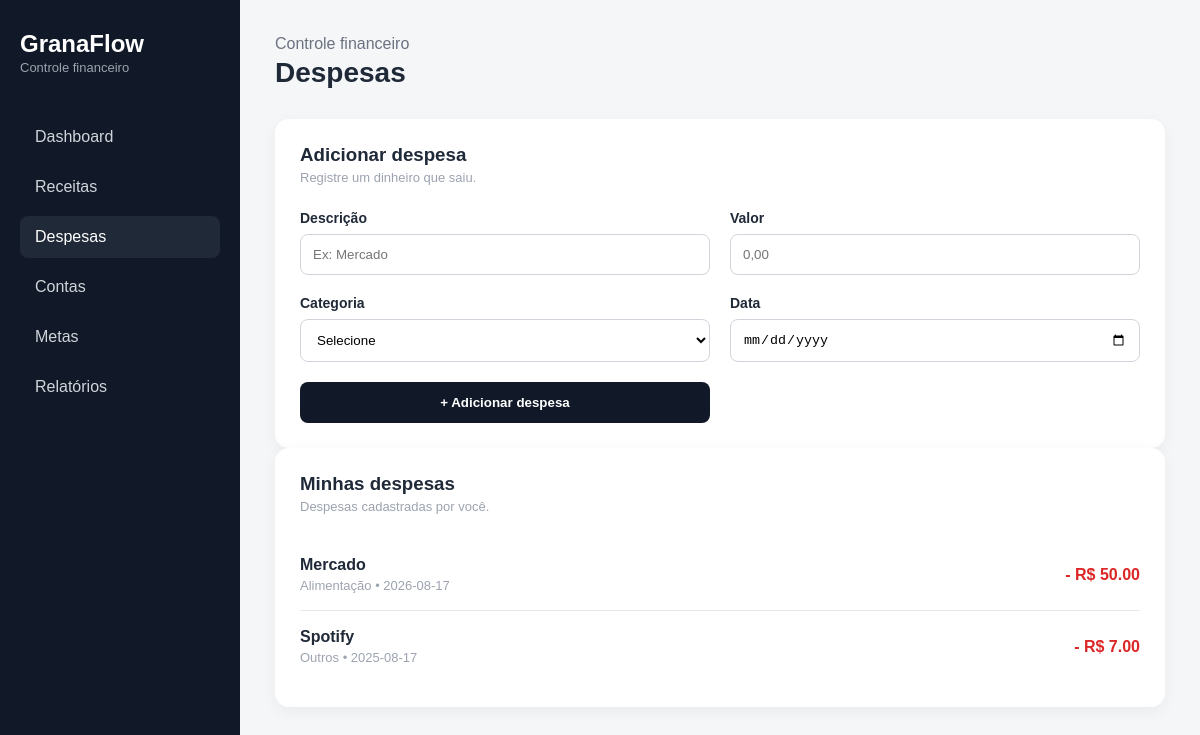
The page /despesas (signed in) on the database its author committed.
### tables this page shows
CREATE TABLE despesas (
    id INTEGER PRIMARY KEY AUTOINCREMENT,
    usuario_id INTEGER NOT NULL,
    descricao TEXT NOT NULL,
    valor REAL NOT NULL,
    categoria TEXT NOT NULL,
    data DATE NOT NULL,
    data_cadastro DATETIME DEFAULT CURRENT_TIMESTAMP,

    FOREIGN KEY (usuario_id) REFERENCES usuarios(id)
);

### app.py (the view, shortened to what this page needs)
@app.route("/despesas", methods=["GET", "POST"])
def despesas():
    if "usuario_id" not in session:
        return redirect(url_for("login"))
    usuario_id = session["usuario_id"]
    conexao = criar_conexao()
    cursor = conexao.cursor()
    despesas_usuario = cursor.execute(
        """
        SELECT *
        FROM despesas
        WHERE usuario_id = ?
        ORDER BY data DESC, id DESC
        """,
        (usuario_id,)
    ).fetchall()
    conexao.close()
    return render_template(
        "despesas.html",
        despesas=despesas_usuario
    )

### database/conexao.py (called while the page is built)
def criar_conexao():
    conexao = sqlite3.connect("granaflow.db")
    conexao.row_factory = sqlite3.Row
    return conexao

### templates/despesas.html (shortened to what this page needs)
<!DOCTYPE html>
<html lang="pt-BR">
<head>
    <link
        rel="stylesheet"
        href="{{ url_for('static', filename='css/dashboard.css') }}"
    >
</head>
<body>
<div class="app">
    <aside class="sidebar">
        <div>
            <div class="logo">
                <h2>GranaFlow</h2>
                <span>Controle financeiro</span>
            </div>
            <nav>
                <a href="{{ url_for('dashboard') }}">
                    Dashboard
                </a>
                <a href="{{ url_for('receitas') }}">
                    Receitas
                </a>
                <a
                    href="{{ url_for('despesas') }}"
                    class="active"
                >
                    Despesas
                </a>
                <a href="{{ url_for('contas') }}">
                    Contas
                </a>
                <a href="{{ url_for('metas') }}">
                    Metas
                </a>
                <a href="{{ url_for('relatorios') }}">
                    Relatórios
                </a>
            </nav>
        </div>
    </aside>
    <main class="main-content">
        <header class="topbar">
            <div>
                <p class="welcome">
                    Controle financeiro
                </p>
                <h1>
                    Despesas
                </h1>
            </div>
        </header>
        <section class="panel">
            <div class="panel-header">
                <div>
                    <h3>Adicionar despesa</h3>
                    <p>
                        Registre um dinheiro que saiu.
                    </p>
                </div>
            </div>
            <form method="POST" class="finance-form">
                <div>
                    <label for="descricao">
                        Descrição
                    </label>
                    <input
                        type="text"
                        id="descricao"
                        name="descricao"
                        placeholder="Ex: Mercado"
                        required
                    >
                </div>
                <div>
                    <label for="valor">
                        Valor
                    </label>
                    <input
                        type="number"
                        id="valor"
                        name="valor"
                        step="0.01"
                        min="0.01"
                        placeholder="0,00"
                        required
                    >
                </div>
                <div>
                    <label for="categoria">
                        Categoria
                    </label>
                    <select
                        id="categoria"
                        name="categoria"
                        required
                    >
                        <option value="">
                            Selecione
                        </option>
                    </select>
                </div>
                <div>
                    <label for="data">
                        Data
                    </label>
                    <input
                        type="date"
                        id="data"
                        name="data"
                        required
                    >
                </div>
                <button type="submit">
                    + Adicionar despesa
                </button>
            </form>
        </section>
        <section class="panel transactions">
            <div class="panel-header">
                <div>
                    <h3>Minhas despesas</h3>
                    <p>
                        Despesas cadastradas por você.
                    </p>
                </div>
            </div>
            {% if despesas %}
                {% for despesa in despesas %}
                    <div class="transaction">
                        <div>
                            <strong>
                                {{ despesa["descricao"] }}
                            </strong>
                            <span>
                                {{ despesa["categoria"] }}
                                •
                                {{ despesa["data"] }}
                            </span>
                        </div>
                        <strong class="negativo">
                            - R$ {{ "%.2f"|format(despesa["valor"]) }}
                        </strong>
                    </div>
                {% endfor %}
            {% endif %}
        </section>
    </main>
</div>
</body>
</html>

### static/css/dashboard.css (style rules this page uses)
* { margin: 0; padding: 0; box-sizing: border-box; }
body { font-family: Arial, sans-serif; background: #f4f6f8; color: #1f2937; }
.app { display: flex; min-height: 100vh; }
.sidebar { width: 240px; background: #111827; color: white; padding: 30px 20px; display: flex; flex-direction: column; justify-content: space-between; position: fixed; top: 0; left: 0; bottom: 0; }
.logo h2 { font-size: 24px; }
.logo span { color: #9ca3af; font-size: 13px; }
.sidebar nav { display: flex; flex-direction: column; gap: 8px; margin-top: 40px; }
.sidebar a { text-decoration: none; color: #d1d5db; padding: 12px 15px; border-radius: 8px; transition: 0.2s; }
.sidebar a:hover, .sidebar a.active { background: #1f2937; color: white; }
.main-content { margin-left: 240px; width: calc(100% - 240px); padding: 35px; }
.topbar { display: flex; justify-content: space-between; align-items: center; margin-bottom: 30px; }
.welcome { color: #6b7280; }
.topbar h1 { font-size: 28px; margin-top: 4px; }
.negativo { color: #dc2626; }
.panel { background: white; padding: 25px; border-radius: 14px; box-shadow: 0 4px 15px rgba(0, 0, 0, 0.05); }
.panel-header { display: flex; justify-content: space-between; align-items: center; margin-bottom: 25px; }
.panel-header p { color: #9ca3af; font-size: 13px; margin-top: 4px; }
.transactions { margin-bottom: 30px; }
.transaction { display: flex; justify-content: space-between; align-items: center; padding: 17px 0; border-bottom: 1px solid #e5e7eb; }
.transaction:last-child { border-bottom: none; }
.transaction div { display: flex; flex-direction: column; gap: 4px; }
.transaction span { color: #9ca3af; font-size: 13px; }
.finance-form { display: grid; grid-template-columns: repeat(2, 1fr); gap: 20px; }
.finance-form div { display: flex; flex-direction: column; gap: 8px; }
.finance-form label { font-size: 14px; font-weight: bold; }
.finance-form input, .finance-form select { width: 100%; padding: 12px; border: 1px solid #d1d5db; border-radius: 8px; background: white; }
.finance-form button { padding: 13px 20px; border: none; border-radius: 8px; background: #111827; color: white; font-weight: bold; cursor: pointer; }

### rows shown on the page
despesas: descricao "Mercado", categoria "Alimentação", data "2026-08-17", valor "50.00"
despesas: descricao "Spotify", categoria "Outros", data "2025-08-17", valor "7.00"
